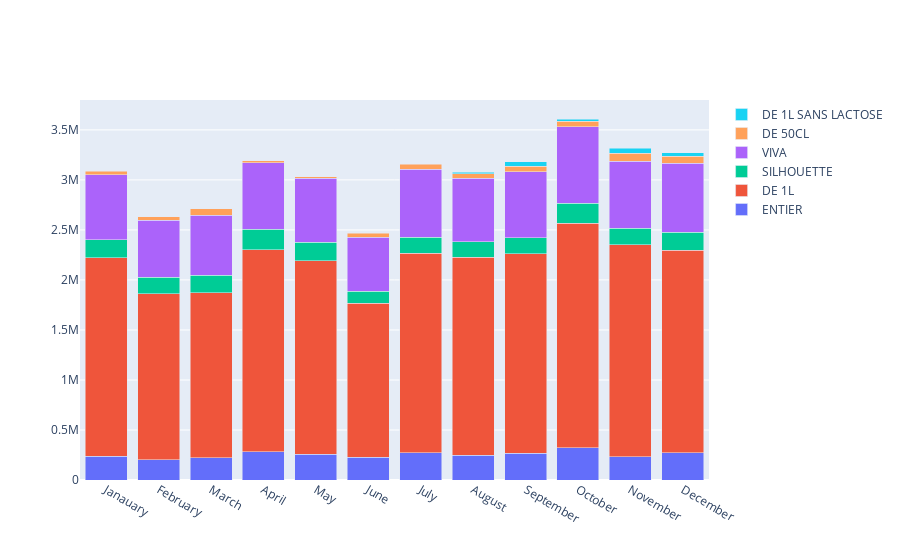

The notebook cell this image was saved under:
### Code cell
monthyear_seas=miniData[miniData["PRODUCTPAGE_CODE"].str.match("Laits Blancs")].groupby(["YEAR","MONTH","PRODUCT_NAME"]).sum().dropna()["TURNOVER"].reset_index()
gammes = miniData[miniData["PRODUCTPAGE_CODE"].str.match("Laits Blancs")]["PRODUCT_NAME"].drop_duplicates().tolist()
data = [
        monthyear_seas[monthyear_seas["PRODUCT_NAME"].str.match(gamme)].groupby(["MONTH","YEAR"]).sum().groupby("MONTH").mean() 
    for gamme in gammes ]

fig = go.Figure(data=[ go.Bar(name=gammes[i], x=data[i].index, y=data[i]["TURNOVER"].tolist()) for i in range(len(gammes)) ])
# Change the bar mode
fig.update_layout(barmode='stack')
fig.show()

### Figure 1 — Plotly figure (JSON) as saved in the notebook; plotly's stock layout.template omitted (floating-point values rounded to 4 significant figures)
{"data": [{"name": "ENTIER", "type": "bar", "x": ["Janauary", "February", "March", "April", "May", "June", "July", "August", "September", "October", "November", "December"], "y": [239300, 201316, 221264, 282696, 259696, 229616, 270192, 249348, 266976, 323296, 234336, 273980]}, {"name": "DE 1L", "type": "bar", "x": ["Janauary", "February", "March", "April", "May", "June", "July", "August", "September", "October", "November", "December"], "y": [1982000.0, 1661000.0, 1652000.0, 2021000.0, 1930000.0, 1539000.0, 1996000.0, 1980000.0, 1996000.0, 2242000.0, 2119000.0, 2021000.0]}, {"name": "SILHOUETTE", "type": "bar", "x": ["Janauary", "February", "March", "April", "May", "June", "July", "August", "September", "October", "November", "December"], "y": [181544, 165016, 173772, 202680, 184804, 118388, 161448, 155088, 157188, 203200, 164624, 182332]}, {"name": "VIVA", "type": "bar", "x": ["Janauary", "February", "March", "April", "May", "June", "July", "August", "September", "October", "November", "December"], "y": [649836, 569736, 600088, 666792, 641664, 538516, 677572, 631412, 663564, 764768, 668900, 687096]}, {"name": "DE 50CL", "type": "bar", "x": ["Janauary", "February", "March", "April", "May", "June", "July", "August", "September", "October", "November", "December"], "y": [33400, 34500, 65340, 19440, 15120, 39240, 52740, 45180, 54000, 53460, 80730, 71100]}, {"name": "DE 1L SANS LACTOSE", "type": "bar", "x": ["Janauary", "February", "March", "April", "May", "June", "July", "August", "September", "October", "November", "December"], "y": [null, null, null, null, null, null, null, 14300.0, 41600.0, 22100.0, 48100.0, 33800.0]}], "layout": {"barmode": "stack"}}
